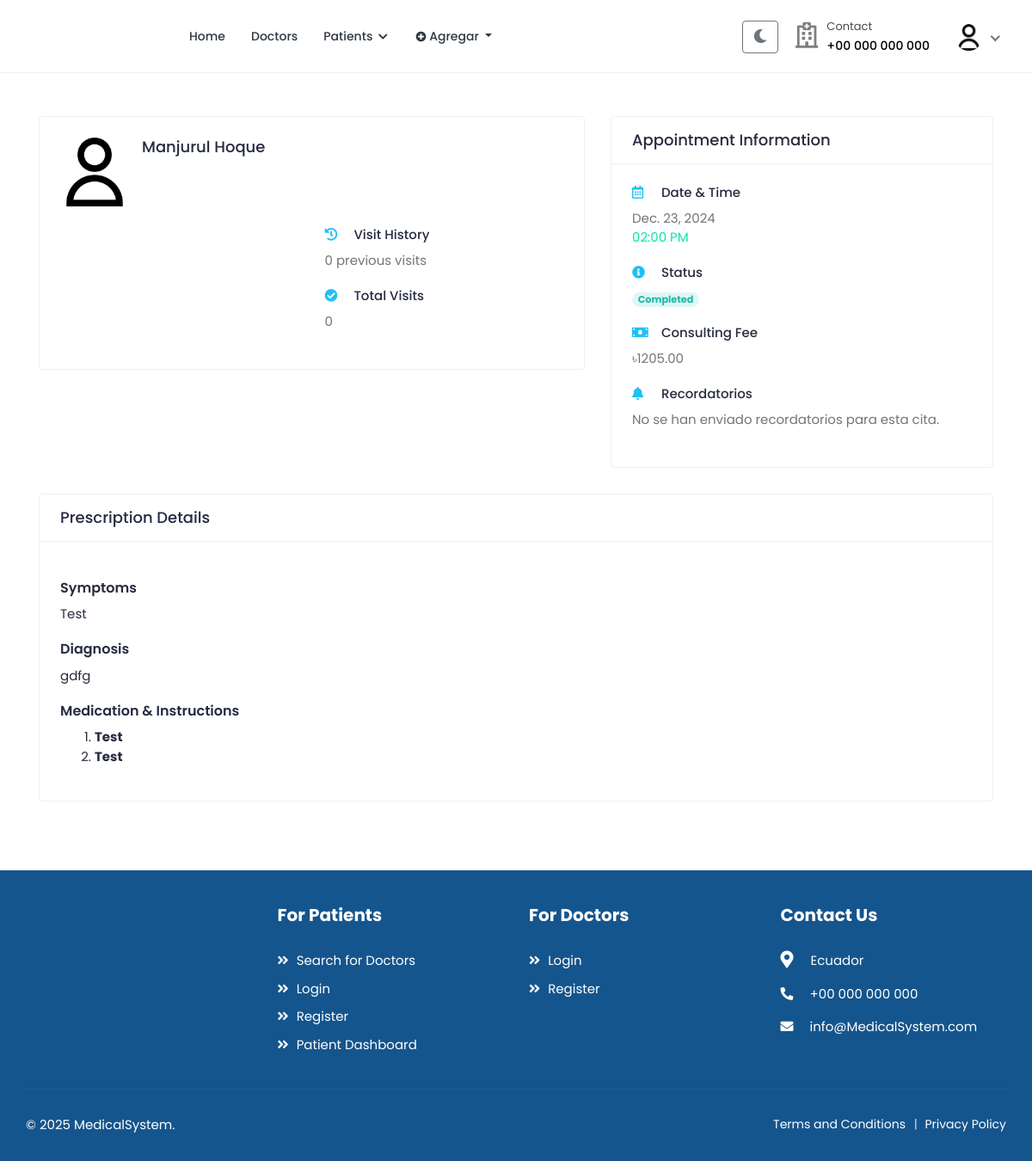
/doctors/appointments/1/ (signed in), run on the app's committed database.
### accounts/models.py (models this page shows, shortened)
class User(AbstractUser):
    class RoleChoices(models.TextChoices):
        DOCTOR = "doctor", "Doctor"
        PATIENT = "patient", "Patient"
    username = models.CharField(max_length=30, unique=True)
    role = models.CharField(
        choices=RoleChoices.choices,
        max_length=20,
        default="patient",
        error_messages={"required": "Role must be provided"},
    )
    email = models.EmailField(
        blank=True,
        error_messages={
            "unique": "A user with that email already exists.",
        },
    )
    first_name = models.CharField(max_length=150, blank=True)
    last_name = models.CharField(max_length=150, blank=True)
    registration_number = models.IntegerField(null=True, blank=True)
    USERNAME_FIELD = "username"
    REQUIRED_FIELDS = []
    objects = CustomUserManager()
    def get_full_name(self):
        full_name = "%s %s" % (self.first_name, self.last_name)
        return full_name.strip() or self.username

class Profile(models.Model):
    user = models.OneToOneField(User, on_delete=models.CASCADE, related_name="profile")
    avatar = models.ImageField(default="defaults/user.png", upload_to=profile_photo_directory_path)
    image = models.ImageField(upload_to='profiles/', null=True, blank=True)
    bio = models.TextField(blank=True, null=True)
    phone = models.CharField(max_length=20, blank=True, null=True)
    dob = models.DateField(blank=True, null=True)
    about = models.TextField(blank=True, null=True)
    specialization = models.CharField(max_length=255, blank=True, null=True)
    gender = models.CharField(max_length=10,
                              choices=
                              [("male", "Male"),
                               ("female", "Female"),
                               ("other", "Other")],blank=True,)
    address = models.TextField(blank=True, null=True)
    city = models.CharField(max_length=100, blank=True)
    state = models.CharField(max_length=100, blank=True)
    postal_code = models.CharField(max_length=20, blank=True)
    country = models.CharField(max_length=100, blank=True)
    price_per_consultation = models.DecimalField(max_digits=10, decimal_places=2, null=True, blank=True)
    is_available = models.BooleanField(default=True)
    blood_group = models.CharField(max_length=5,
        choices=[
            ("A+", "A+"),
            ("A-", "A-"),
            ("B+", "B+"),
            ("B-", "B-"),
            ("O+", "O+"),
            ("O-", "O-"),
            ("AB+", "AB+"),
            ("AB-", "AB-"),
        ],
        blank=True,
        null=True,
    )
    allergies = models.TextField(blank=True, null=True)
    medical_conditions = models.TextField(blank=True, null=True)
    experience = models.PositiveIntegerField(default=0)
    @property
    def image(self):
        return (
            self.avatar.url
            if self.avatar.storage.exists(self.avatar.name)
            else f"{settings.MEDIA_URL}defaults/user.png"
        )

### bookings/models.py (models this page shows, shortened)
class Booking(models.Model):
    STATUS_CHOICES = (
        ('pending', 'Pendiente'),
        ('confirmed', 'Confirmada'),
        ('cancelled', 'Cancelada'),
        ('completed', 'Completada'),
        ('no_show', 'No Show'),
    )
    CONSULTATION_TYPES = (
        ('normal', 'Consulta General'),
        ('specialty', 'Consulta por Especialidad'),
    )
    doctor = models.ForeignKey(
        settings.AUTH_USER_MODEL,
        on_delete=models.CASCADE,
        related_name="appointments",
        limit_choices_to={"role": "doctor"},
    )
    patient = models.ForeignKey(
        settings.AUTH_USER_MODEL,
        on_delete=models.CASCADE,
        related_name="patient_appointments",
        limit_choices_to={"role": "patient"},
    )
    appointment_date = models.DateField()
    appointment_time = models.TimeField()
    booking_date = models.DateTimeField(auto_now_add=True)
    status = models.CharField(
        max_length=20,
        choices=STATUS_CHOICES,
        default="pending",
    )
    notes = models.TextField(blank=True, null=True)
    consultation_type = models.CharField(
        max_length=20,
        choices=CONSULTATION_TYPES,
        default="normal",
        verbose_name="Tipo de consulta"
    )
    medical_history_file = models.FileField(
        upload_to='medical_histories/',
        blank=True,
        null=True,
        verbose_name="Archivo de historial médico"
    )
    payment_status = models.BooleanField(
        default=False,
        verbose_name="Estado de pago"
    )
    amount_paid = models.DecimalField(
        max_digits=10,
        decimal_places=2,
        null=True,
        blank=True,
        verbose_name="Monto pagado"
    )
    class Meta:
        ordering = ['-appointment_date', '-appointment_time']
        verbose_name = "Cita"
        verbose_name_plural = "Citas"
    def has_reminder(self):
        return hasattr(self, 'reminders') and self.reminders.exists()
    class Meta:
        ordering = ["-appointment_date", "-appointment_time"]
        verbose_name = "Cita"
        verbose_name_plural = "Citas"
        unique_together = ["doctor", "appointment_date", "appointment_time"]

class Prescription(models.Model):
    booking = models.OneToOneField(
        "Booking", on_delete=models.CASCADE, related_name="prescription"
    )
    doctor = models.ForeignKey(
        settings.AUTH_USER_MODEL,
        on_delete=models.CASCADE,
        related_name="prescriptions_given",
        limit_choices_to={"role": "doctor"},
    )
    patient = models.ForeignKey(
        settings.AUTH_USER_MODEL,
        on_delete=models.CASCADE,
        related_name="prescriptions_received",
        limit_choices_to={"role": "patient"},
    )
    symptoms = models.TextField()
    diagnosis = models.TextField()
    medications = RichTextField()
    notes = models.TextField(blank=True)
    created_at = models.DateTimeField(auto_now_add=True)
    updated_at = models.DateTimeField(auto_now=True)
    class Meta:
        ordering = ["-created_at"]

### doctors/views.py (the view)
class AppointmentDetailView(DoctorRequiredMixin, DetailView):
    model = Booking
    template_name = "doctors/appointment-detail.html"
    context_object_name = "appointment"
    def get_context_data(self, **kwargs):
        context = super().get_context_data(**kwargs)
        patient = self.object.patient
        context["patient_history"] = (
            Booking.objects.select_related("doctor", "doctor__profile")
            .filter(
                doctor=self.request.user,
                patient=patient,
                appointment_date__lt=self.object.appointment_date,
            )
            .order_by("-appointment_date", "-appointment_time")
        )
        context["total_visits"] = Booking.objects.filter(
            doctor=self.request.user, patient=patient, status="completed"
        ).count()
        return context

### templates/doctors/appointment-detail.html (shortened to what this page needs)
{% extends 'base.html' %}
{% load static %}
{% block content %}
<div class="content">
    <div class="container">
        <div class="row">
            <div class="col-md-7">
                <div class="card">
                    <div class="card-body">
                        <div class="booking-doc-info">
                            <a href="#" class="booking-doc-img">
                                <img src="{{ appointment.patient.profile.image }}" alt="Patient Image">
                            </a>
                            <div class="booking-info">
                                <h4>{{ appointment.patient.get_full_name }}</h4>
                            </div>
                        </div>
                        <div class="patient-info mt-4">
                            <div class="row">
                                <div class="col-md-6">
                                </div>
                                <div class="col-md-6">
                                    <div class="info-block">
                                        <h5><i class="fas fa-history"></i> Visit History</h5>
                                        <p>{{ patient_history.count }} previous visits</p>
                                    </div>
                                    <div class="info-block">
                                        <h5><i class="fas fa-check-circle"></i> Total Visits</h5>
                                        <p>{{ total_visits }}</p>
                                    </div>
                                </div>
                            </div>
                        </div>
                    </div>
                </div>
            </div>
            <div class="col-md-5">
                <div class="card">
                    <div class="card-header">
                        <h4 class="card-title">Appointment Information</h4>
                    </div>
                    <div class="card-body">
                        <div class="info-block">
                            <h5><i class="far fa-calendar-alt"></i> Date & Time</h5>
                            <p>
                                {{ appointment.appointment_date }}<br>
                                <span class="text-primary">{{ appointment.appointment_time|time:"h:i A" }}</span>
                            </p>
                        </div>
                        <div class="info-block">
                            <h5><i class="fas fa-info-circle"></i> Status</h5>
                            <span class="badge badge-pill
                                {% if appointment.status == 'completed' %}bg-info-light{% endif %}">
                                {{ appointment.status|title }}
                            </span>
                        </div>
                        <div class="info-block">
                            <h5><i class="fas fa-money-bill"></i> Consulting Fee</h5>
                            <p>৳{{ appointment.doctor.profile.price_per_consultation }}</p>
                        </div>
                        <div class="info-block">
                            <h5><i class="fas fa-bell"></i> Recordatorios</h5>
                            {% if appointment.has_reminder %}
                                {% for reminder in appointment.reminders.all %}
                                    <p>
                                        <span class="badge badge-pill {% if reminder.sent_to_patient and reminder.sent_to_doctor %}bg-success-light{% elif reminder.sent_to_patient or reminder.sent_to_doctor %}bg-warning-light{% else %}bg-danger-light{% endif %}">
                                            Enviado el {{ reminder.sent_at|date:"d/m/Y H:i" }}
                                        </span>
                                    </p>
                                    <div class="d-flex flex-wrap">
                                        <span class="mr-3 mb-2">
                                            <i class="fas fa-user"></i> Paciente:
                                            {% if reminder.sent_to_patient %}
                                                <span class="text-success"><i class="fas fa-check"></i> Enviado</span>
                                            {% else %}
                                                <span class="text-danger"><i class="fas fa-times"></i> No enviado</span>
                                            {% endif %}
                                        </span>
                                        <span class="mr-3 mb-2">
                                            <i class="fas fa-user-md"></i> Doctor:
                                            {% if reminder.sent_to_doctor %}
                                                <span class="text-success"><i class="fas fa-check"></i> Enviado</span>
                                            {% else %}
                                                <span class="text-danger"><i class="fas fa-times"></i> No enviado</span>
                                            {% endif %}
                                        </span>
                                    </div>
                                {% endfor %}
                            {% else %}
                                <p>No se han enviado recordatorios para esta cita.</p>
                            {% endif %}
                        </div>
                    </div>
                </div>
            </div>
        </div>
        {% if appointment.prescription %}
            <div class="row">
                <div class="col-md-12">
                    <div class="card">
                        <div class="card-header">
                            <h4 class="card-title">Prescription Details</h4>
                        </div>
                        <div class="card-body">
                            <div class="row">
                                <div class="col-md-12">
                                    <div class="prescription-info">
                                        <h5>Symptoms</h5>
                                        <p>{{ appointment.prescription.symptoms }}</p>
                                        <h5>Diagnosis</h5>
                                        <p>{{ appointment.prescription.diagnosis }}</p>
                                        <h5>Medication & Instructions</h5>
                                        <div>{{ appointment.prescription.medications|safe }}</div>
                                    </div>
                                </div>
                            </div>
                        </div>
                    </div>
                </div>
            </div>
        {% endif %}
    </div>
</div>
{% endblock %}

### templates/includes/navbar.html (shortened to what this page needs)
{% load static %}
<header class="header">
    <nav class="navbar navbar-expand-lg header-nav">
        <div class="navbar-header">
            <a href="{% url 'core:home' %}" class="navbar-brand logo">
            </a>
        </div>
        <div class="main-menu-wrapper">
            <ul class="main-nav">
                <li {% if request.path == '/' %}class="active"{% endif %}>
                    <a href="{% url 'core:home' %}">Home</a>
                </li>
                <li class="has-submenu{% if request.path == '/doctors/' %} active {% endif %}">
                    <a href="{% url 'doctors:list' %}">Doctors</a>
                </li>
                {% if not user.is_authenticated %}
                    <li class="login-link">
                        <a href="{% url 'accounts:login' %}">Login / Signup</a>
                    </li>
                {% elif user.role == 'patient' %}
                    <li class="has-submenu {% if request.path == '/patients/' %} active {% endif %}">
                        <a href="#">Patients <i class="fas fa-chevron-down"></i></a>
                    </li>
                {% endif %}
                 {% if user.is_authenticated %}
                <li class="nav-item dropdown">
                    <a class="nav-link dropdown-toggle" href="#" role="button" data-toggle="dropdown" aria-expanded="false">
                        <i class="fas fa-plus-circle"></i> Agregar
                    </a>
                </li>
                {% endif %}
            </ul>
        </div>
        <ul class="nav header-navbar-rht">
            <li class="nav-item">
                <button id="theme-toggle" class="btn btn-outline-secondary" title="Toggle dark mode">
                </button>
            </li>
            <li class="nav-item contact-item">
                <div class="header-contact-img">
                    <i class="far fa-hospital"></i>
                </div>
                <div class="header-contact-detail">
                    <p class="contact-header">Contact</p>
                    <p class="contact-info-header"> +00 000 000 000</p>
                </div>
            </li>
            {% if not user.is_authenticated %}
                <li class="nav-item">
                    <a class="nav-link header-login" href="{% url 'accounts:login' %}">Login / Signup </a>
                </li>
            {% else %}
                <li class="nav-item dropdown has-arrow logged-item">
                    <a href="#" class="dropdown-toggle nav-link" data-toggle="dropdown">
                        <span class="user-img">
                            <img class="rounded-circle" src="{{ user.profile.image }}" width="31" alt="{{ user.username }}">
                        </span>
                    </a>
                </li>
            {% endif %}
        </ul>
    </nav>
</header>

### data on the page
User: profile.image (placeholder picture)
Booking: patient.profile.image (placeholder picture), patient.get_full_name "Manjurul Hoque", appointment_date "Dec. 23, 2024", appointment_time "02:00 PM", status "Completed", doctor.profile.price_per_consultation "1205.00", prescription.symptoms "Test", prescription.diagnosis "gdfg", prescription.medications "Test Test"

### other printed values
{{ patient_history.count }} "0"
{{ total_visits }} "0"
